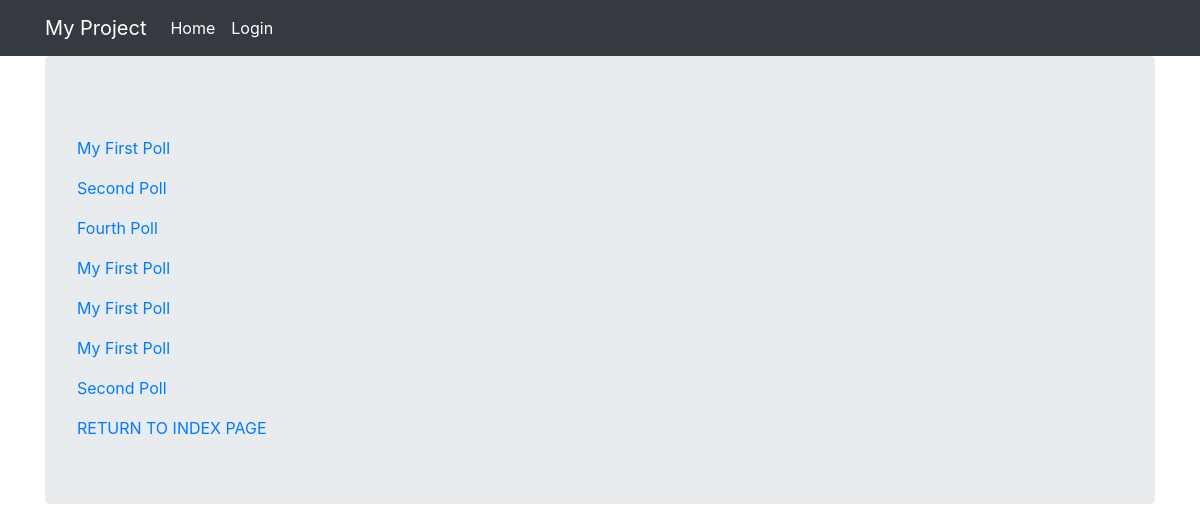
/polls/polls-class-view/, run on an earlier commit of the app's database.
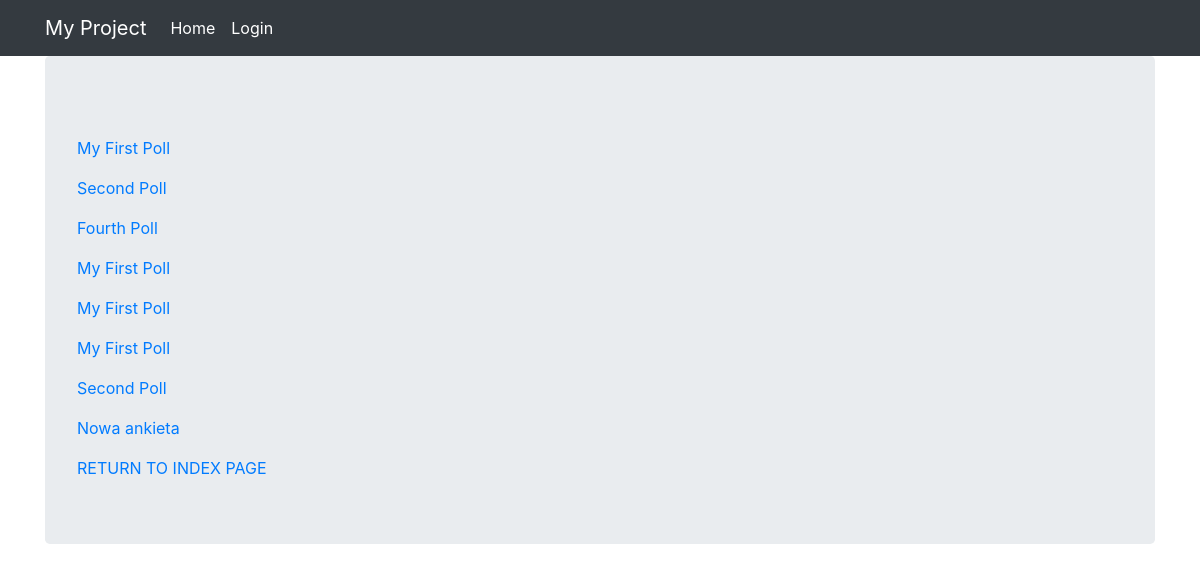
And on a later commit of the database.
### polls/models.py (models this page shows)
class Poll(models.Model):
    name = models.CharField(max_length=128)
    def __str__(self):
        return f"{self.name}"

### polls/views_class.py (the view)
class PollView(View):
    def get(self, request):
        return render(
            request,
            template_name="polls/polls.html",
            context={"polls": Poll.objects.all()}
        )

### polls/templates/polls/polls.html
{% extends "base.html" %}
{% block content %}
    {% for p in polls %}
        <p><a href="{% url 'polls_class_views:polls-detail-view' pk=p.pk %}">{{ p }}</a></p>
    {% endfor %}
    <a href="{% url 'polls_views:index' %}">RETURN TO INDEX PAGE</a>
{% endblock %}

What changed in the data, as far as the page shows it:
added Poll: name "Nowa ankieta"
